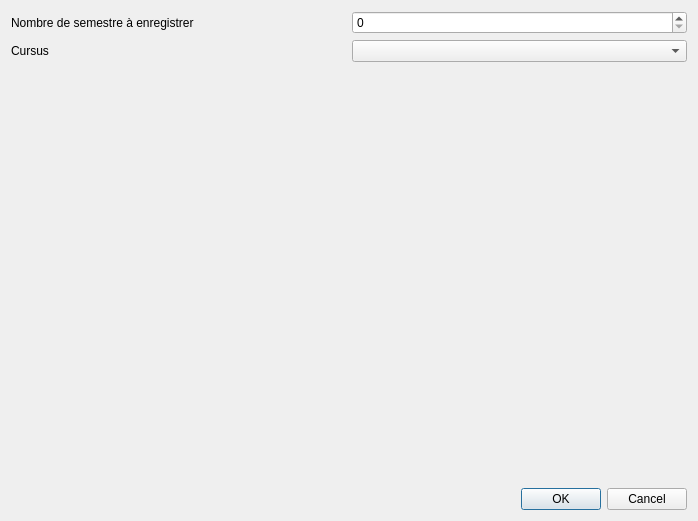
<?xml version="1.0" encoding="UTF-8"?>
<ui version="4.0">
 <class>ajoutDossier</class>
 <widget class="QDialog" name="ajoutDossier">
  <property name="geometry">
   <rect>
    <x>0</x>
    <y>0</y>
    <width>698</width>
    <height>521</height>
   </rect>
  </property>
  <property name="windowTitle">
   <string>Dialog</string>
  </property>
  <layout class="QGridLayout" name="gridLayout_2">
   <item row="0" column="0">
    <layout class="QGridLayout" name="gridLayout">
     <item row="0" column="0">
      <widget class="QLabel" name="label">
       <property name="text">
        <string>Nombre de semestre à enregistrer</string>
       </property>
      </widget>
     </item>
     <item row="0" column="1">
      <widget class="QSpinBox" name="spinBox"/>
     </item>
     <item row="1" column="0">
      <widget class="QLabel" name="label_2">
       <property name="text">
        <string>Cursus</string>
       </property>
      </widget>
     </item>
     <item row="1" column="1">
      <widget class="QComboBox" name="comboBox"/>
     </item>
     <item row="2" column="0">
      <spacer name="verticalSpacer">
       <property name="orientation">
        <enum>Qt::Vertical</enum>
       </property>
       <property name="sizeHint" stdset="0">
        <size>
         <width>20</width>
         <height>40</height>
        </size>
       </property>
      </spacer>
     </item>
    </layout>
   </item>
   <item row="1" column="0">
    <widget class="QDialogButtonBox" name="buttonBox">
     <property name="orientation">
      <enum>Qt::Horizontal</enum>
     </property>
     <property name="standardButtons">
      <set>QDialogButtonBox::Cancel|QDialogButtonBox::Ok</set>
     </property>
    </widget>
   </item>
  </layout>
 </widget>
 <resources/>
 <connections>
  <connection>
   <sender>buttonBox</sender>
   <signal>accepted()</signal>
   <receiver>ajoutDossier</receiver>
   <slot>accept()</slot>
   <hints>
    <hint type="sourcelabel">
     <x>248</x>
     <y>254</y>
    </hint>
    <hint type="destinationlabel">
     <x>157</x>
     <y>274</y>
    </hint>
   </hints>
  </connection>
  <connection>
   <sender>buttonBox</sender>
   <signal>rejected()</signal>
   <receiver>ajoutDossier</receiver>
   <slot>reject()</slot>
   <hints>
    <hint type="sourcelabel">
     <x>316</x>
     <y>260</y>
    </hint>
    <hint type="destinationlabel">
     <x>286</x>
     <y>274</y>
    </hint>
   </hints>
  </connection>
 </connections>
</ui>
